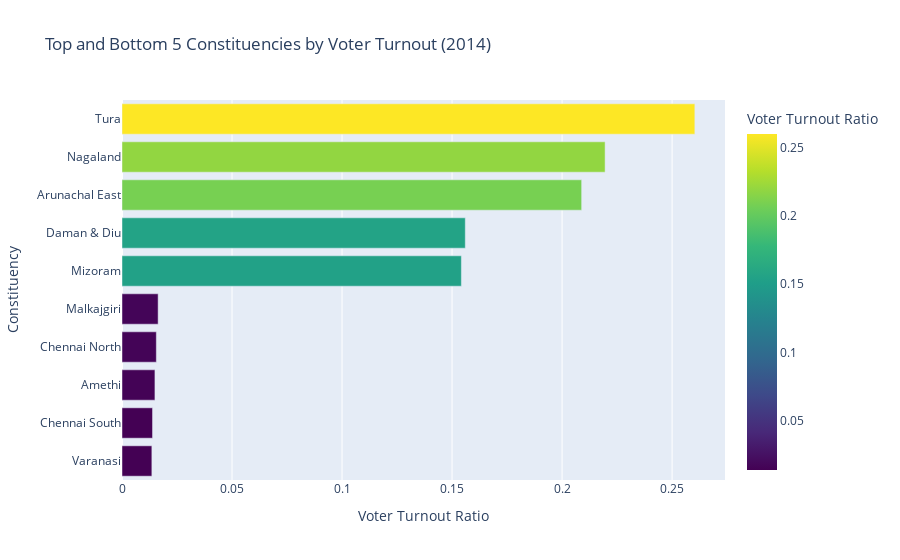
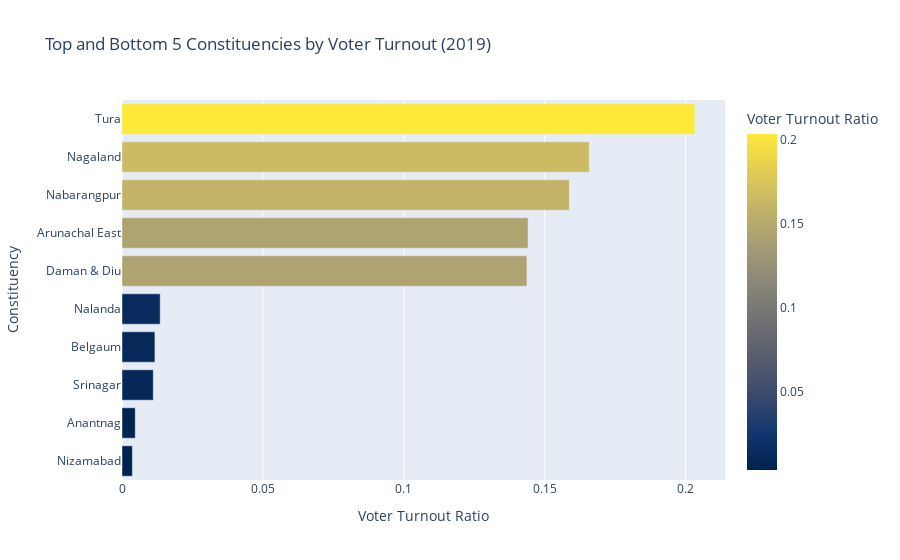

These figures' notebook cell, in order:
### Code cell
top_bottom_2014 = pd.concat([top5_const_2014, bottom5_const_2014]).sort_values('turnout_ratio')
top_bottom_2019 = pd.concat([top5_const_2019, bottom5_const_2019]).sort_values('turnout_ratio')
fig_2014 = px.bar(
    top_bottom_2014,
    x='turnout_ratio',
    y='pc_name',
    orientation='h',        
    color='turnout_ratio',   
    color_continuous_scale='Viridis',
    hover_data=['total_votes', 'total_electors'],
    title='Top and Bottom 5 Constituencies by Voter Turnout (2014)',
    labels={'pc_name':'Constituency', 'turnout_ratio':'Voter Turnout Ratio'}
)

fig_2014.update_layout(yaxis={'categoryorder':'total ascending'}) 
fig_2014.show()

fig_2019 = px.bar(
    top_bottom_2019,
    x='turnout_ratio',
    y='pc_name',
    orientation='h',         
    color='turnout_ratio',
    color_continuous_scale='Cividis',
    hover_data=['total_votes', 'total_electors'],
    title='Top and Bottom 5 Constituencies by Voter Turnout (2019)',
    labels={'pc_name':'Constituency', 'turnout_ratio':'Voter Turnout Ratio'}
)

fig_2019.update_layout(yaxis={'categoryorder':'total ascending'})
fig_2019.show()

### Figure 1 — Plotly figure (JSON) as saved in the notebook; plotly's stock layout.template omitted (floating-point values rounded to 4 significant figures)
{"data": [{"customdata": [[1030685, 75958941], [1071409, 77218368], [874625, 58444505], [910114, 58318072], [1620444, 98675573], [433201, 2808680], [87233, 559135], [261291, 1250816], [1038910, 4731888], [458071, 1759503]], "hovertemplate": "Voter Turnout Ratio=%{marker.color}<br>Constituency=%{y}<br>total_votes=%{customdata[0]}<br>total_electors=%{customdata[1]}<extra></extra>", "legendgroup": "", "marker": {"color": [0.01357, 0.01388, 0.01497, 0.01561, 0.01642, 0.1542, 0.156, 0.2089, 0.2196, 0.2603], "coloraxis": "coloraxis", "pattern": {"shape": ""}}, "name": "", "orientation": "h", "showlegend": false, "textposition": "auto", "type": "bar", "x": [0.01357, 0.01388, 0.01497, 0.01561, 0.01642, 0.1542, 0.156, 0.2089, 0.2196, 0.2603], "xaxis": "x", "y": ["Varanasi", "Chennai South", "Amethi", "Chennai North", "Malkajgiri", "Mizoram", "Daman & Diu", "Arunachal East", "Nagaland", "Tura"], "yaxis": "y"}], "layout": {"barmode": "relative", "coloraxis": {"colorbar": {"title": {"text": "Voter Turnout Ratio"}}, "colorscale": [[0, "#440154"], [0.1111, "#482878"], [0.2222, "#3e4989"], [0.3333, "#31688e"], [0.4444, "#26828e"], [0.5556, "#1f9e89"], [0.6667, "#35b779"], [0.7778, "#6ece58"], [0.8889, "#b5de2b"], [1, "#fde725"]]}, "legend": {"tracegroupgap": 0}, "title": {"text": "Top and Bottom 5 Constituencies by Voter Turnout (2014)"}, "xaxis": {"anchor": "y", "domain": [0, 1], "title": {"text": "Voter Turnout Ratio"}}, "yaxis": {"anchor": "x", "categoryorder": "total ascending", "domain": [0, 1], "title": {"text": "Constituency"}}}}

### Figure 2 — Plotly figure (JSON) as saved in the notebook; plotly's stock layout.template omitted (floating-point values rounded to 4 significant figures)
{"data": [{"customdata": [[1062768, 288929610], [124896, 26557801], [186832, 16830723], [1205229, 103202300], [1031286, 76133124], [87469, 608700], [293781, 2038728], [1159700, 7305020], [1006357, 6068885], [583041, 2867960]], "hovertemplate": "Voter Turnout Ratio=%{marker.color}<br>Constituency=%{y}<br>total_votes=%{customdata[0]}<br>total_electors=%{customdata[1]}<extra></extra>", "legendgroup": "", "marker": {"color": [0.003678, 0.004703, 0.0111, 0.01168, 0.01355, 0.1437, 0.1441, 0.1588, 0.1658, 0.2033], "coloraxis": "coloraxis", "pattern": {"shape": ""}}, "name": "", "orientation": "h", "showlegend": false, "textposition": "auto", "type": "bar", "x": [0.003678, 0.004703, 0.0111, 0.01168, 0.01355, 0.1437, 0.1441, 0.1588, 0.1658, 0.2033], "xaxis": "x", "y": ["Nizamabad", "Anantnag", "Srinagar", "Belgaum", "Nalanda", "Daman & Diu", "Arunachal East", "Nabarangpur", "Nagaland", "Tura"], "yaxis": "y"}], "layout": {"barmode": "relative", "coloraxis": {"colorbar": {"title": {"text": "Voter Turnout Ratio"}}, "colorscale": [[0, "#00224e"], [0.1111, "#123570"], [0.2222, "#3b496c"], [0.3333, "#575d6d"], [0.4444, "#707173"], [0.5556, "#8a8678"], [0.6667, "#a59c74"], [0.7778, "#c3b369"], [0.8889, "#e1cc55"], [1, "#fee838"]]}, "legend": {"tracegroupgap": 0}, "title": {"text": "Top and Bottom 5 Constituencies by Voter Turnout (2019)"}, "xaxis": {"anchor": "y", "domain": [0, 1], "title": {"text": "Voter Turnout Ratio"}}, "yaxis": {"anchor": "x", "categoryorder": "total ascending", "domain": [0, 1], "title": {"text": "Constituency"}}}}
